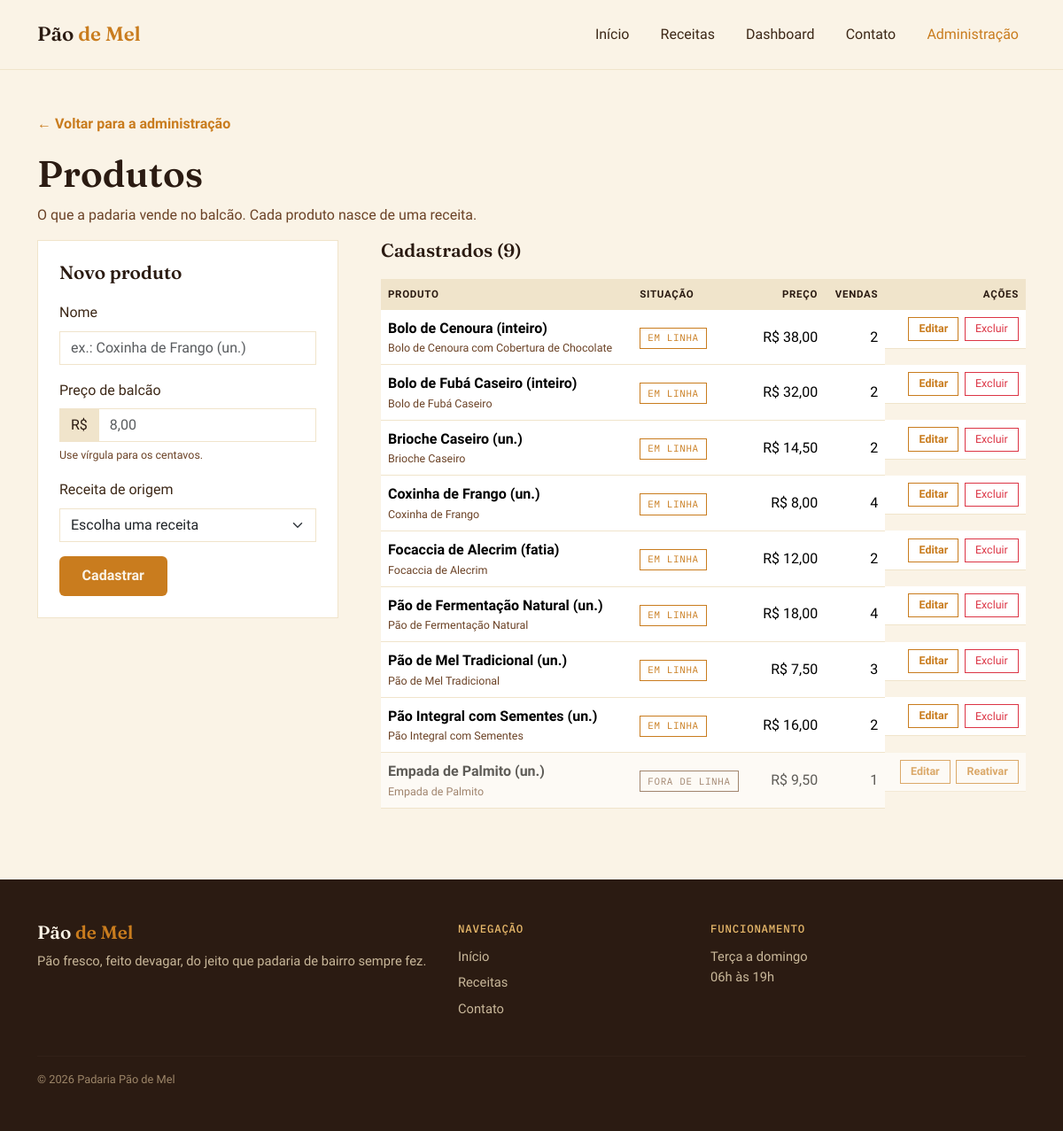
Page /admin/produtos.php on the committed database.
### tables this page shows
CREATE TABLE produtos (
    id             INT AUTO_INCREMENT PRIMARY KEY,
    nome           VARCHAR(100)   NOT NULL,
    valor_unitario DECIMAL(10, 2) NOT NULL,    
    id_receita     INT            NOT NULL,
    ativo          BOOLEAN        NOT NULL DEFAULT TRUE,
    FOREIGN KEY (id_receita) REFERENCES receitas(id)
);

CREATE TABLE receitas (
    id           INT AUTO_INCREMENT PRIMARY KEY,
    nome         VARCHAR(100) NOT NULL,
    modo_preparo TEXT         NOT NULL,
    tempo_preparo INT         NOT NULL,   
    id_categoria INT          NOT NULL,
    FOREIGN KEY (id_categoria) REFERENCES categorias(id)
);

### includes/funcoes.php (called while the page is built, shortened)
<?php
function escapar(?string $texto): string
{
    return htmlspecialchars($texto ?? '', ENT_QUOTES, 'UTF-8');
}
function formatarDinheiro(float $valor): string
{
    return 'R$ ' . number_format($valor, 2, ',', '.');
}

### includes/crud-produtos.php (called while the page is built, shortened)
<?php
require_once __DIR__ . '/funcoes.php';
function listarProdutos(PDO $pdo): array
{
    $sql = "SELECT p.id,
                   p.nome,
                   p.valor_unitario,
                   p.ativo,
                   r.nome AS receita,
                   COUNT(v.id) AS vendas
            FROM produtos p
            INNER JOIN receitas r ON r.id = p.id_receita
            LEFT  JOIN vendas   v ON v.id_produto = p.id AND v.cancelada = FALSE
            GROUP BY p.id, p.nome, p.valor_unitario, p.ativo, r.nome
            ORDER BY p.ativo DESC, p.nome";
    return $pdo->query($sql)->fetchAll();
}

### admin/produtos.php (the view, shortened to what this page needs)
<?php
require_once __DIR__ . '/../includes/conexao.php';
require_once __DIR__ . '/../includes/crud-produtos.php';
$editando = isset($_GET['editar']) ? buscarProduto($pdo, (int) $_GET['editar']) : null;
$produtos = listarProdutos($pdo);
require __DIR__ . '/../includes/header.php';
?>
<section class="container page-header">
  <a href="index.php" class="voltar-link">← Voltar para a administração</a>
  <h1 class="page-title">Produtos</h1>
  <p class="page-subtitle">O que a padaria vende no balcão. Cada produto nasce de uma receita.</p>
</section>
<section class="container admin-tela">
  <div class="row g-5">
    <div class="col-lg-4">
      <div class="admin-form">
        <h2 class="section-title-sm">
          <?php echo $editando ? 'Editar produto' : 'Novo produto'; ?>
        </h2>
        <form method="post" action="produtos.php">
          <div class="mb-3">
            <label class="form-label" for="nome">Nome</label>
            <input type="text" class="form-control" id="nome" name="nome" required
                   maxlength="<?php echo PRODUTO_NOME_LIMITE; ?>"
                   value="<?php echo escapar($editando['nome'] ?? ''); ?>"
                   placeholder="ex.: Coxinha de Frango (un.)">
          </div>
          <div class="mb-3">
            <label class="form-label" for="valor_unitario">Preço de balcão</label>
            <div class="input-group">
              <span class="input-group-text">R$</span>
              <input type="text" class="form-control" id="valor_unitario" name="valor_unitario" required
                     inputmode="decimal"
                     value="<?php echo escapar(isset($editando['valor_unitario']) ? number_format((float) $editando['valor_unitario'], 2, ',', '') : ''); ?>"
                     placeholder="8,00">
            </div>
            <small class="campo-dica">Use vírgula para os centavos.</small>
          </div>
          <div class="mb-3">
            <label class="form-label" for="id_receita">Receita de origem</label>
            <select class="form-select" id="id_receita" name="id_receita" required>
              <option value="">Escolha uma receita</option>
            </select>
          </div>
          <button type="submit" class="btn btn-honey">
            <?php echo $editando ? 'Salvar alterações' : 'Cadastrar'; ?>
          </button>
        </form>
      </div>
    </div>
    <div class="col-lg-8">
      <h2 class="section-title-sm">Cadastrados (<?php echo count($produtos); ?>)</h2>
      <?php if (empty($produtos)): ?>
        <p class="sem-resultados">Nenhum produto cadastrado ainda.</p>
      <?php else: ?>
        <div class="table-responsive">
          <table class="table table-hover align-middle admin-tabela">
            <thead>
              <tr>
                <th scope="col">Produto</th>
                <th scope="col">Situação</th>
                <th scope="col" class="text-end">Preço</th>
                <th scope="col" class="text-end">Vendas</th>
                <th scope="col" class="text-end">Ações</th>
              </tr>
            </thead>
            <tbody>
              <?php foreach ($produtos as $produto): ?>
                <?php $ativo = (bool) $produto['ativo']; ?>
                <tr class="<?php echo $ativo ? '' : 'linha-inativa'; ?>">
                  <td>
                    <strong><?php echo escapar($produto['nome']); ?></strong>
                    <span class="linha-secundaria"><?php echo escapar($produto['receita']); ?></span>
                  </td>
                  <td>
                    <span class="selo <?php echo $ativo ? 'selo-ativo' : 'selo-inativo'; ?>">
                      <?php echo $ativo ? 'Em linha' : 'Fora de linha'; ?>
                    </span>
                  </td>
                  <td class="text-end"><?php echo escapar(formatarDinheiro((float) $produto['valor_unitario'])); ?></td>
                  <td class="text-end"><?php echo (int) $produto['vendas']; ?></td>
                  <td class="text-end acoes-linha">
                    <a href="produtos.php?editar=<?php echo (int) $produto['id']; ?>"
                       class="btn btn-sm btn-outline-honey">Editar</a>
                    <?php if ($ativo): ?>
                      <form method="post" action="produtos.php" class="form-inline-acao"
                            onsubmit="return confirm('Tirar de linha o produto <?php echo escapar($produto['nome']); ?>? As vendas dele continuam contando.');">
                        <button type="submit" class="btn btn-sm btn-outline-danger">Excluir</button>
                      </form>
                    <?php else: ?>
                      <form method="post" action="produtos.php" class="form-inline-acao">
                        <button type="submit" class="btn btn-sm btn-outline-honey">Reativar</button>
                      </form>
                    <?php endif; ?>
                  </td>
                </tr>
              <?php endforeach; ?>
            </tbody>
          </table>
        </div>
      <?php endif; ?>
    </div>
  </div>
</section>
<?php require __DIR__ . '/../includes/footer.php'; ?>

### assets/css/style.css (style rules this page uses)
:root { --flour: #FAF3E6; --dough: #F0E4CB; --crust: #6B4226; --crust-dark: #2B1B12; --honey: #C97C1E; --honey-light: #E8B96B; --text-main: #3D2817; }
* { box-sizing: border-box; }
body { background: var(--flour); color: var(--text-main); font-family: 'Work Sans', sans-serif; line-height: 1.6; }
h1, h2, h3 { font-family: 'Fraunces', serif; font-weight: 600; color: var(--crust-dark); }
.btn-honey { background: var(--honey); border: none; color: var(--flour); font-weight: 600; padding: 0.65rem 1.6rem; border-radius: 6px; }
.btn-outline-honey { border: 1.5px solid var(--honey); color: var(--honey); font-weight: 600; padding: 0.6rem 1.5rem; border-radius: 6px; }
.section-title-sm { font-size: 1.3rem; margin-bottom: 1.2rem; }
.page-header { padding-top: 3rem; }
.page-title { font-size: clamp(1.8rem, 4vw, 2.6rem); }
.page-subtitle { color: var(--crust); max-width: 36rem; }
.voltar-link { display: inline-block; margin-bottom: 1.2rem; color: var(--honey); font-weight: 600; text-decoration: none; }
.admin-tela { margin-bottom: 4rem; }
.admin-form { background: #fff; border: 1px solid var(--dough); padding: 1.5rem; position: sticky; top: 5.5rem; }
.admin-form .form-control, .admin-form .form-select { border: 1px solid var(--dough); border-radius: 0; }
.admin-form .input-group-text { background: var(--dough); border: 1px solid var(--dough); border-radius: 0; color: var(--crust-dark); }
.campo-dica { display: block; margin-top: 0.3rem; font-size: 0.78rem; color: var(--crust); }
.admin-tabela thead th { background: var(--dough); color: var(--crust-dark); font-size: 0.72rem; letter-spacing: 0.06em; text-transform: uppercase; border-bottom: none; }
.admin-tabela tbody td { border-color: var(--dough); }
.admin-tabela .linha-inativa { opacity: 0.62; }
.linha-secundaria { display: block; font-size: 0.78rem; color: var(--crust); }
.selo { display: inline-block; padding: 0.15rem 0.5rem; font-family: 'IBM Plex Mono', monospace; font-size: 0.68rem; letter-spacing: 0.06em; text-transform: uppercase; border: 1px solid currentColor; }
.selo-ativo { color: var(--honey); }
.selo-inativo { color: var(--crust); }
.acoes-linha { display: flex; gap: 0.4rem; justify-content: flex-end; align-items: center; flex-wrap: nowrap; white-space: nowrap; }
.admin-tabela td.text-end, .admin-tabela th.text-end { white-space: nowrap; }
.form-inline-acao { display: inline; margin: 0; }
.admin-tabela .btn-sm { border-radius: 0; font-size: 0.78rem; padding: 0.2rem 0.7rem; }

### rows in the picture
produtos: nome "Bolo de Cenoura (inteiro)", id_receita.nome "Bolo de Cenoura com Cobertura de Chocolate", ativo "EM LINHA", valor_unitario "R$ 38,00", vendas "2"
produtos: nome "Bolo de Fubá Caseiro (inteiro)", id_receita.nome "Bolo de Fubá Caseiro", ativo "EM LINHA", valor_unitario "R$ 32,00", vendas "2"
produtos: nome "Brioche Caseiro (un.)", id_receita.nome "Brioche Caseiro", ativo "EM LINHA", valor_unitario "R$ 14,50", vendas "2"
produtos: nome "Coxinha de Frango (un.)", id_receita.nome "Coxinha de Frango", ativo "EM LINHA", valor_unitario "R$ 8,00", vendas "4"
produtos: nome "Focaccia de Alecrim (fatia)", id_receita.nome "Focaccia de Alecrim", ativo "EM LINHA", valor_unitario "R$ 12,00", vendas "2"
produtos: nome "Pão de Fermentação Natural (un.)", id_receita.nome "Pão de Fermentação Natural", ativo "EM LINHA", valor_unitario "R$ 18,00", vendas "4"
produtos: nome "Pão de Mel Tradicional (un.)", id_receita.nome "Pão de Mel Tradicional", ativo "EM LINHA", valor_unitario "R$ 7,50", vendas "3"
produtos: nome "Pão Integral com Sementes (un.)", id_receita.nome "Pão Integral com Sementes", ativo "EM LINHA", valor_unitario "R$ 16,00", vendas "2"
produtos: nome "Empada de Palmito (un.)", id_receita.nome "Empada de Palmito", ativo "FORA DE LINHA", valor_unitario "R$ 9,50", vendas "1"

### other values in the picture
count($produtos) "9"
